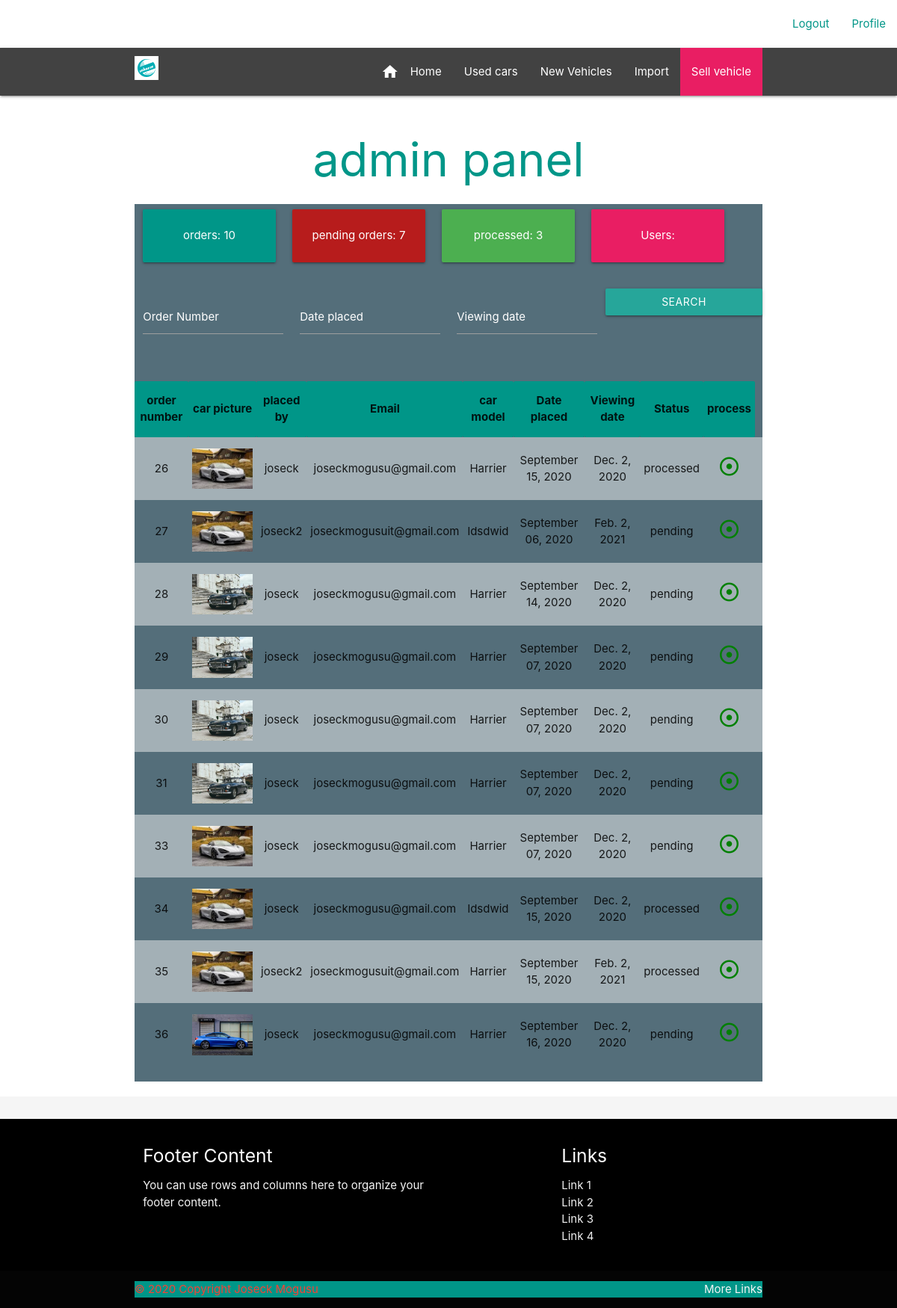
The app's page /admin-car/ (signed in) with its own data.
### car/models.py (models this page shows, shortened)
class order(models.Model):
	order_id=models.AutoField(primary_key=True,editable=False, unique=True)
	date_placed=models.DateTimeField(auto_now=True)
	date=models.DateField("Viewing Date (mm/dd/2020)",auto_now_add=False,auto_now=False,null=True, validators=[future])
	order_email=models.EmailField("Confirm order Email",null=True)
	order_phone=PhoneNumberField("Confirm order Mobile",null=True)
	STATUS = Choices('pending', 'processed','done')
	status = models.CharField(choices=STATUS, default=STATUS.pending, max_length=20)
	car_db=models.ForeignKey(car_db,on_delete=models.CASCADE,null=True, verbose_name='car')
	user=models.ForeignKey(User,on_delete=models.CASCADE,null=True, verbose_name='customer')
	class Meta:
		verbose_name_plural= "Orders"

class car_db(models.Model):
	car_id=models.AutoField(primary_key=True, editable=False,unique=True)
	car_make=models.CharField("Make (Toyota,Subaru,...)",max_length=100)
	car_model=models.CharField("Model (Harrier...)",max_length=100)
	car_color=models.CharField(max_length=100)
	car_year=models.DateTimeField("Year (mm/dd/2020)",auto_now_add=False,auto_now=False,blank=True,null=True)
	car_price=models.IntegerField("Price (Ksh)")
	car_loc=models.CharField("Location ",max_length=100)
	car_fuel=models.CharField("Fuel (Petrol,Diesel)",max_length=20)
	CONDITION = Choices('Used','international Used','New')
	condition_type= models.CharField(choices=CONDITION,max_length=20)
	car_mileage=models.IntegerField("Mileage")
	car_transmission=models.CharField("Transmission (Auto, Manual,Semi)",max_length=20)
	date_posted=models.DateTimeField(auto_now=True)
	author=models.ForeignKey(User, on_delete=models.CASCADE)
	image_front=models.ImageField(default='cardef.png',upload_to='front_pics')
	image_side=models.ImageField(default='cardef.png',upload_to='side_pics')
	image_back=models.ImageField(default='cardef.png',upload_to='back_pics')
	image_full=models.ImageField(default='cardef.png',upload_to='full_pics')
	class Meta:
		verbose_name_plural= "Cars"

### car/views.py (the view)
# urls.py: path('admin-car/',AdminView.as_view(),name='car-admin'),
class AdminView(AdminStaffRequiredMixin,ListView):
	model = order
	template_name = 'car/admin.html'
	context_object_name='orders'
	def get_context_data(self,**kwargs):
		context = super(AdminView, self).get_context_data(**kwargs)
		orderalls=order.objects.all().values_list('pk',flat=True)
		for orderall in  range(len(orderalls)):
			cars=car_db.objects.all().values_list('pk',flat=True)
			for car in cars:
				orders=order.objects.all()
		context['orders'] = orders
		context['myfilter'] = OrderFilter(self.request.GET, queryset=self.get_queryset())
		context['pending'] = orders.filter(status='pending')
		context['processed'] = orders.filter(status='processed')
		context['processed'] = orders.filter(status='processed')
		return context
		return context

### car/views.py (called while the page is built)
	def test_func(self):
		return self.request.user.is_superuser or self.request.user.is_staff

### car/templates/car/admin.html (shortened to what this page needs)
{% extends "car/base.html"%}
{% block content %}
{% load humanize %}
<div>
  <h1 class="center teal-text">admin panel</h1>
  <div class="container blue-grey darken-1">
  <div class="row center col s12 m6 l3">
   <div class="col s12 m6 l3" style="width: 200px" >
      <div class="card-panel teal" >
        <span class="white-text">orders: {{orders.count}}
        </span>
      </div>
    </div>
   <div class="col s12 m6 l3" style="width: 200px"  >
      <div class="card-panel red darken-4 pulse">
        <span class="white-text">pending orders: {{pending.count}}
        </span>
      </div>
    </div>
   <div class="col s12 m6 l3" style="width: 200px" >
      <div class="card-panel green pulse">
        <span class="white-text">processed: {{processed.count}}
        </span>
      </div>
    </div>
     <div class="col s12 m6 l3" style="width: 200px" >
      <div class="card-panel pink">
        <span class="white-text">Users: {{order.User__user.count}}
        </span>
      </div>
    </div>
  </div>
<div class="row blue-grey darken-1 ">
  <div class="row blue-grey darken-1 ">
  <div class="row">
 <form method="get" class="col s12">
  <div class="row" >
    <div for="car_make" class="input-field col s3" >
          <label class="white-text">
      Order Number
      </label>
           {{myfilter.form.order_id}}
          </div>
            <div class="input-field col s3">
           {{myfilter.form.date_placed}}
                   <label class="white-text">
        Date placed
      </label>
          </div>
            <div for="car_color" class="input-field col s3">
                                 <label class="white-text">
        Viewing date
      </label>
            {{myfilter.form.date}}
          </div>
       <button class="btn waves-effect waves-light col s3" type="submit" name="action">Search
  </button>
  </div>
           </form>
         </div>
  <div>
  <table class="striped centered">
            <thead>
          <tr class="teal">
            <th>order number</th>
              <th>car picture</th>
              <th>placed by</th>
              <th>Email</th>
              <th>car model</th>
              <th>Date placed</th>
              <th>Viewing date</th>
              <th>Status</th>
              <th>process</th>
          </tr>
        </thead>
        <tbody>
          {% for order in myfilter.qs %}
          <tr>
            <td>{{order.order_id}}</td>
            <td > <img style="width: 100%; height: 100%; display:block; " src={{order.car_db.image_front.url}}></td>
            <td>{{order.user}}</td>
            <td>{{order.user.email}}</td>
            <td>{{order.car_db.car_model}}</td>
            <td>{{order.date_placed|date:"F d, Y "}}</td>
            <td>{{order.date}}</td>
            <td>{{order.status}}</td>
            <td><a href="{% url 'order-detail' order.order_id %}"  ><i style="color:green;" class="small material-icons">adjust</i></td>
            <td></td>
          </tr>
          {% endfor %}
        </tbody>
      </table>
    </div>
  </div>
</div>
</div>
  <div class="center section section-icons grey lighten-4" style="position:sticky;">
  </div>
{% endblock content %}

### car/templates/car/base.html (shortened to what this page needs)
  {% load static %}
 <!DOCTYPE html>
  <html>
    <head>
    <link rel="stylesheet" href="https://cdnjs.cloudflare.com/ajax/libs/materialize/1.0.0/css/materialize.min.css" media="screen, projection">
    <link href="{% static 'car/css/main.css' %}" rel="stylesheet" type="text/css">
    </head>
    <body >
     <div class="navbar-fixed">
    <nav >
      <div class="nav-wrapper white">
        <ul class="right">
          {% if user.is_authenticated %}
          <li ><a href="{% url 'logout' %}" class="teal-text" >Logout</a></li>
            <li ><a href="{% url 'profile' %}" class="teal-text" >Profile</a></li>
          {% else%}
          <li ><a href="{% url 'login' %}" class="teal-text" >Login</a></li>
          <li><a href="{% url 'register' %}" class="teal-text">Register</i></a></li>
           {% endif %}
        </ul>
      </div>
    </nav>
  </div>
  <div class="navbar-fixed" style="height:50px">
    <nav class ="grey darken-3">
       <div class="container">
        <div class="nav-wrapper grey darken-3">
          <a href="#" class="brand-logo  col s3 m3 l3"> <img src="media/favicon.png"> </a>
          <ul class="right hide-on-med-and-down">
            <li> <a href="{% url 'car-home' %}"><i class="material-icons left">home</i>Home</a></li>
            <li> <a href="{% url 'car-usedcars' %}">Used cars</a></li>
            <li> <a href="{% url 'car-newcars' %}">New Vehicles </a></li>
            <li> <a href="#">Import</a></li>
             <li class="pink"><a href="{% url 'car-create' %}">Sell vehicle</a></li>
          </ul>
        </div>
       </div>
      </nav>
    </div>
  {% block content %} {% endblock %}
</div>
          <footer class="page-footer black">
          <div class="container">
            <div class="row">
              <div class="col l6 s12">
                <h5 class="white-text">Footer Content</h5>
                <p class="grey-text text-lighten-4">You can use rows and columns here to organize your footer content.</p>
              </div>
              <div class="col l4 offset-l2 s12">
                <h5 class="white-text">Links</h5>
                <ul>
                  <li><a class="grey-text text-lighten-3" href="#!">Link 1</a></li>
                  <li><a class="grey-text text-lighten-3" href="#!">Link 2</a></li>
                  <li><a class="grey-text text-lighten-3" href="#!">Link 3</a></li>
                  <li><a class="grey-text text-lighten-3" href="#!">Link 4</a></li>
                </ul>
              </div>
            </div>
          </div>
          <div class="footer-copyright">
            <div class="container teal red-text">
            <a class="grey-text text-lighten-4 right" href="#!">More Links</a>
            </div>
          </div>
        </footer>
    </body>
  </html>

### car/static/car/css/main.css (style rules this page uses)
.row:after { content: ""; display: table; clear: both; }

### car/templates/car/base.html (style rules this page uses)
body { display: flex; min-height: 100vh; flex-direction: column; }
footer { position: bottom; }

### records on screen
order: order_id "26", car_db.image_front (picture), user "joseck", user.email "joseckmogusu@gmail.com", car_db.car_model "Harrier", date_placed "September 15, 2020", date "Dec. 2, 2020", status "processed"
order: order_id "27", car_db.image_front (picture), user "joseck2", user.email "joseckmogusuit@gmail.com", car_db.car_model "ldsdwid", date_placed "September 06, 2020", date "Feb. 2, 2021", status "pending"
order: order_id "28", car_db.image_front (picture), user "joseck", user.email "joseckmogusu@gmail.com", car_db.car_model "Harrier", date_placed "September 14, 2020", date "Dec. 2, 2020", status "pending"
order: order_id "29", car_db.image_front (picture), user "joseck", user.email "joseckmogusu@gmail.com", car_db.car_model "Harrier", date_placed "September 07, 2020", date "Dec. 2, 2020", status "pending"
order: order_id "30", car_db.image_front (picture), user "joseck", user.email "joseckmogusu@gmail.com", car_db.car_model "Harrier", date_placed "September 07, 2020", date "Dec. 2, 2020", status "pending"
order: order_id "31", car_db.image_front (picture), user "joseck", user.email "joseckmogusu@gmail.com", car_db.car_model "Harrier", date_placed "September 07, 2020", date "Dec. 2, 2020", status "pending"
order: order_id "33", car_db.image_front (picture), user "joseck", user.email "joseckmogusu@gmail.com", car_db.car_model "Harrier", date_placed "September 07, 2020", date "Dec. 2, 2020", status "pending"
order: order_id "34", car_db.image_front (picture), user "joseck", user.email "joseckmogusu@gmail.com", car_db.car_model "ldsdwid", date_placed "September 15, 2020", date "Dec. 2, 2020", status "processed"
order: order_id "35", car_db.image_front (picture), user "joseck2", user.email "joseckmogusuit@gmail.com", car_db.car_model "Harrier", date_placed "September 15, 2020", date "Feb. 2, 2021", status "processed"
order: order_id "36", car_db.image_front (picture), user "joseck", user.email "joseckmogusu@gmail.com", car_db.car_model "Harrier", date_placed "September 16, 2020", date "Dec. 2, 2020", status "pending"

### other values on screen
{{ orders.count }} "10"
{{ pending.count }} "7"
{{ processed.count }} "3"
